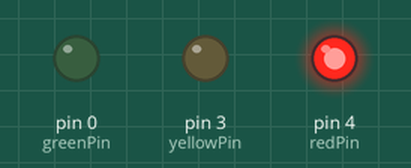
This sketch was run on a simulated Arduino Uno, built with avr-gcc and run on an emulated ATmega328P. On the bench: output pins drawn as LEDs (lit = HIGH).

Above: at 0.5 s.
At 2.5 s:
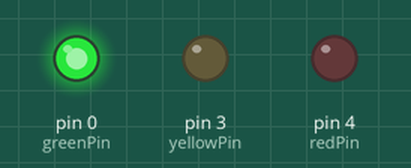
At 4.5 s:
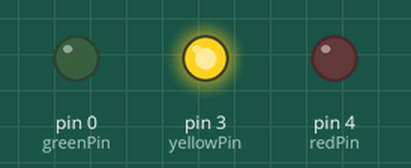
At 5.5 s:
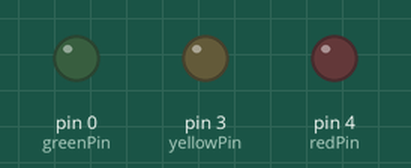
Timing chart, 0 to 7.8 s (numbered marks = the images above):
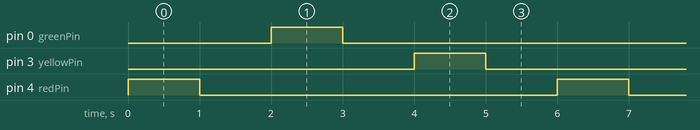

The sketch:

traffic-1.ino
```cpp
const int redPin = 4;     // Red LED pin
const int yellowPin = 3; // Yellow LED pin
const int greenPin = 0;  // Green LED pin

void setup() {
  pinMode(redPin, OUTPUT);
  pinMode(yellowPin, OUTPUT);
  pinMode(greenPin, OUTPUT);
}

void loop() {
  // Turn on the red light and delay for a second
  digitalWrite(redPin, HIGH);
  delay(1000);

  // Turn off the red light and delay for a second
  digitalWrite(redPin, LOW);
  delay(1000);

  // Turn on the green light and delay for a second
  digitalWrite(greenPin, HIGH);
  delay(1000);

  // Turn off the green light and delay for a second
  digitalWrite(greenPin, LOW);
  delay(1000);

  // Turn on the yellow light and delay for a second
  digitalWrite(yellowPin, HIGH);
  delay(1000);

  // Turn off the yellow light and delay for a second
  digitalWrite(yellowPin, LOW);
  delay(1000);
}
```

Measured:
- by itself, pin 0 (greenPin), pin 3 (yellowPin), pin 4 (redPin): alternates HIGH for 1.0 s and LOW for 5.0 s
- by itself, everything shown: repeats every 6.0 s, in 6 steps
